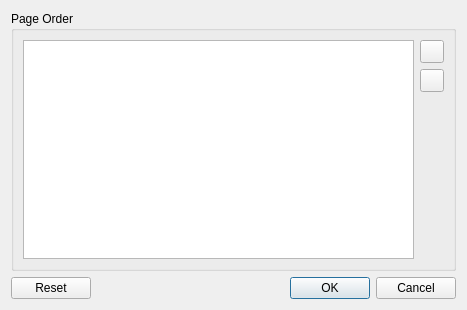
<ui version="4.0" >
 <comment>*********************************************************************
**
** Copyright (C) 2009 Nokia Corporation and/or its subsidiary(-ies).
** Contact: Qt Software Information (qt-info@nokia.com)
**
** This file is part of the Qt Designer of the Qt Toolkit.
**
** $QT_BEGIN_LICENSE:LGPL$
** Commercial Usage
** Licensees holding valid Qt Commercial licenses may use this file in
** accordance with the Qt Commercial License Agreement provided with the
** Software or, alternatively, in accordance with the terms contained in
** a written agreement between you and Nokia.
**
** GNU Lesser General Public License Usage
** Alternatively, this file may be used under the terms of the GNU Lesser
** General Public License version 2.1 as published by the Free Software
** Foundation and appearing in the file LICENSE.LGPL included in the
** packaging of this file.  Please review the following information to
** ensure the GNU Lesser General Public License version 2.1 requirements
** will be met: http://www.gnu.org/licenses/old-licenses/lgpl-2.1.html.
**
** In addition, as a special exception, Nokia gives you certain
** additional rights. These rights are described in the Nokia Qt LGPL
** Exception version 1.0, included in the file LGPL_EXCEPTION.txt in this
** package.
**
** GNU General Public License Usage
** Alternatively, this file may be used under the terms of the GNU
** General Public License version 3.0 as published by the Free Software
** Foundation and appearing in the file LICENSE.GPL included in the
** packaging of this file.  Please review the following information to
** ensure the GNU General Public License version 3.0 requirements will be
** met: http://www.gnu.org/copyleft/gpl.html.
**
** If you are unsure which license is appropriate for your use, please
** contact the sales department at qt-sales@nokia.com.
** $QT_END_LICENSE$
**
*********************************************************************</comment>
 <class>qdesigner_internal::OrderDialog</class>
 <widget class="QDialog" name="qdesigner_internal::OrderDialog" >
  <property name="geometry" >
   <rect>
    <x>0</x>
    <y>0</y>
    <width>467</width>
    <height>310</height>
   </rect>
  </property>
  <property name="windowTitle" >
   <string>Change Page Order</string>
  </property>
  <layout class="QVBoxLayout" >
   <item>
    <widget class="QGroupBox" name="groupBox" >
     <property name="title" >
      <string>Page Order</string>
     </property>
     <layout class="QHBoxLayout" >
      <property name="spacing" >
       <number>6</number>
      </property>
      <property name="leftMargin" >
       <number>9</number>
      </property>
      <property name="topMargin" >
       <number>9</number>
      </property>
      <property name="rightMargin" >
       <number>9</number>
      </property>
      <property name="bottomMargin" >
       <number>9</number>
      </property>
      <item>
       <widget class="QListWidget" name="pageList" >
        <property name="minimumSize" >
         <size>
          <width>344</width>
          <height>0</height>
         </size>
        </property>
        <property name="selectionMode" >
         <enum>QAbstractItemView::ContiguousSelection</enum>
        </property>
        <property name="movement" >
         <enum>QListView::Snap</enum>
        </property>
       </widget>
      </item>
      <item>
       <layout class="QVBoxLayout" >
        <property name="spacing" >
         <number>6</number>
        </property>
        <property name="leftMargin" >
         <number>0</number>
        </property>
        <property name="topMargin" >
         <number>0</number>
        </property>
        <property name="rightMargin" >
         <number>0</number>
        </property>
        <property name="bottomMargin" >
         <number>0</number>
        </property>
        <item>
         <widget class="QToolButton" name="upButton" >
          <property name="toolTip" >
           <string>Move page up</string>
          </property>
         </widget>
        </item>
        <item>
         <widget class="QToolButton" name="downButton" >
          <property name="toolTip" >
           <string>Move page down</string>
          </property>
         </widget>
        </item>
        <item>
         <spacer>
          <property name="sizePolicy" >
           <sizepolicy vsizetype="Expanding" hsizetype="Fixed" >
            <horstretch>0</horstretch>
            <verstretch>0</verstretch>
           </sizepolicy>
          </property>
          <property name="orientation" >
           <enum>Qt::Vertical</enum>
          </property>
          <property name="sizeHint" stdset="0" >
           <size>
            <width>20</width>
            <height>99</height>
           </size>
          </property>
         </spacer>
        </item>
       </layout>
      </item>
     </layout>
    </widget>
   </item>
   <item>
    <widget class="QDialogButtonBox" name="buttonBox" >
     <property name="orientation" >
      <enum>Qt::Horizontal</enum>
     </property>
     <property name="standardButtons" >
      <set>QDialogButtonBox::Cancel|QDialogButtonBox::Ok|QDialogButtonBox::Reset</set>
     </property>
    </widget>
   </item>
  </layout>
 </widget>
 <resources/>
 <connections>
  <connection>
   <sender>buttonBox</sender>
   <signal>accepted()</signal>
   <receiver>qdesigner_internal::OrderDialog</receiver>
   <slot>accept()</slot>
   <hints>
    <hint type="sourcelabel" >
     <x>50</x>
     <y>163</y>
    </hint>
    <hint type="destinationlabel" >
     <x>6</x>
     <y>151</y>
    </hint>
   </hints>
  </connection>
  <connection>
   <sender>buttonBox</sender>
   <signal>rejected()</signal>
   <receiver>qdesigner_internal::OrderDialog</receiver>
   <slot>reject()</slot>
   <hints>
    <hint type="sourcelabel" >
     <x>300</x>
     <y>160</y>
    </hint>
    <hint type="destinationlabel" >
     <x>348</x>
     <y>148</y>
    </hint>
   </hints>
  </connection>
 </connections>
</ui>
